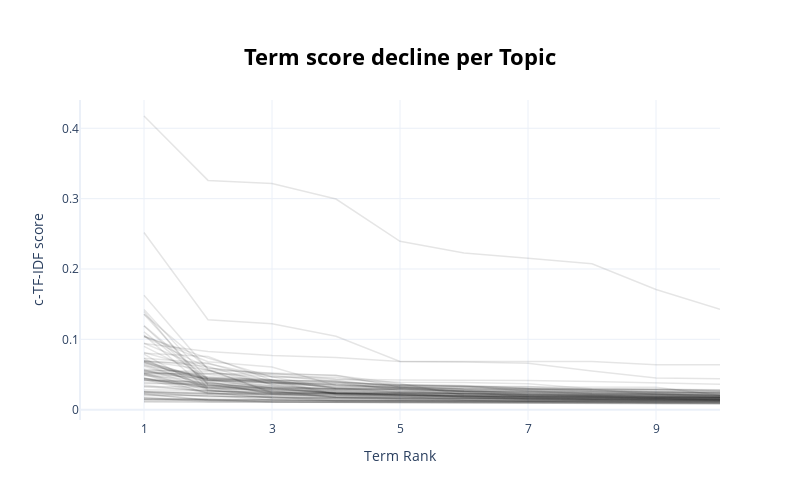

Notebook source saved alongside this figure:
### Markdown cell above
### Term-Term Matrix
To understand how terms contribute across topics, you can visualize the term-term matrix.

This visualization helps in understanding the ranking and distribution of terms across different topics.

### Code cell
topic_model.visualize_term_rank()

### Figure 1 — Plotly figure (JSON) as saved in the notebook; plotly's stock layout.template omitted (floating-point values rounded to 4 significant figures)
{"data": [{"hovertext": "<b>Topic -1</b>:the_to_of_and_is_in_that_it_for_yo", "line": {"color": "black", "width": 1.5}, "mode": "lines+lines", "name": "", "opacity": 0.1, "type": "scatter", "x": [1, 2, 3, 4, 5, 6, 7, 8, 9, 10], "y": [0.01115, 0.01089, 0.01065, 0.01033, 0.009778, 0.009438, 0.009391, 0.008909, 0.00874, 0.0085]}, {"hovertext": "<b>Topic 0</b>:game_he_team_the_was_in_10_play_yea", "line": {"color": "black", "width": 1.5}, "mode": "lines+lines", "name": "", "opacity": 0.1, "type": "scatter", "x": [1, 2, 3, 4, 5, 6, 7, 8, 9, 10], "y": [0.01448, 0.0134, 0.01105, 0.01053, 0.00967, 0.009268, 0.008593, 0.008462, 0.008341, 0.008082]}, {"hovertext": "<b>Topic 1</b>:jpeg_00_scsi_for_gif_card_image_wit", "line": {"color": "black", "width": 1.5}, "mode": "lines+lines", "name": "", "opacity": 0.1, "type": "scatter", "x": [1, 2, 3, 4, 5, 6, 7, 8, 9, 10], "y": [0.01508, 0.01485, 0.01078, 0.01043, 0.009349, 0.009061, 0.008953, 0.008926, 0.008682, 0.00864]}, {"hovertext": "<b>Topic 2</b>:the_of_and_were_in_they_armenian_wa", "line": {"color": "black", "width": 1.5}, "mode": "lines+lines", "name": "", "opacity": 0.1, "type": "scatter", "x": [1, 2, 3, 4, 5, 6, 7, 8, 9, 10], "y": [0.01421, 0.01378, 0.01284, 0.01237, 0.0121, 0.01191, 0.0117, 0.01145, 0.01036, 0.009684]}, {"hovertext": "<b>Topic 3</b>:god_of_that_is_the_not_to_and_he_in", "line": {"color": "black", "width": 1.5}, "mode": "lines+lines", "name": "", "opacity": 0.1, "type": "scatter", "x": [1, 2, 3, 4, 5, 6, 7, 8, 9, 10], "y": [0.01682, 0.01423, 0.01398, 0.01324, 0.01268, 0.0123, 0.0111, 0.01057, 0.01023, 0.01008]}, {"hovertext": "<b>Topic 4</b>:idjits_cheek_dancing_ditto_ken_why_", "line": {"color": "black", "width": 1.5}, "mode": "lines+lines", "name": "", "opacity": 0.1, "type": "scatter", "x": [1, 2, 3, 4, 5, 6, 7, 8, 9, 10], "y": [0.4175, 0.326, 0.3216, 0.2995, 0.2394, 0.2228, 0.2152, 0.2074, 0.1709, 0.1426]}, {"hovertext": "<b>Topic 5</b>:key_clipper_encryption_chip_be_to_t", "line": {"color": "black", "width": 1.5}, "mode": "lines+lines", "name": "", "opacity": 0.1, "type": "scatter", "x": [1, 2, 3, 4, 5, 6, 7, 8, 9, 10], "y": [0.01996, 0.01981, 0.01652, 0.0161, 0.01435, 0.01338, 0.01308, 0.01305, 0.01198, 0.01183]}, {"hovertext": "<b>Topic 6</b>:car_engine_bike_cars_miles_the_it_f", "line": {"color": "black", "width": 1.5}, "mode": "lines+lines", "name": "", "opacity": 0.1, "type": "scatter", "x": [1, 2, 3, 4, 5, 6, 7, 8, 9, 10], "y": [0.02181, 0.01415, 0.01375, 0.01287, 0.01253, 0.01192, 0.01175, 0.01073, 0.009704, 0.00942]}, {"hovertext": "<b>Topic 7</b>:insurance_you_the_and_in_that_it_is", "line": {"color": "black", "width": 1.5}, "mode": "lines+lines", "name": "", "opacity": 0.1, "type": "scatter", "x": [1, 2, 3, 4, 5, 6, 7, 8, 9, 10], "y": [0.017, 0.01127, 0.01122, 0.01066, 0.01063, 0.01049, 0.01046, 0.0103, 0.01026, 0.01022]}, {"hovertext": "<b>Topic 8</b>:window_server_for_mit_on_motif_and_", "line": {"color": "black", "width": 1.5}, "mode": "lines+lines", "name": "", "opacity": 0.1, "type": "scatter", "x": [1, 2, 3, 4, 5, 6, 7, 8, 9, 10], "y": [0.01131, 0.01095, 0.01005, 0.009975, 0.009764, 0.009727, 0.009466, 0.009329, 0.009178, 0.009035]}, {"hovertext": "<b>Topic 9</b>:space_the_mission_moon_of_orbit_to_", "line": {"color": "black", "width": 1.5}, "mode": "lines+lines", "name": "", "opacity": 0.1, "type": "scatter", "x": [1, 2, 3, 4, 5, 6, 7, 8, 9, 10], "y": [0.02274, 0.01307, 0.01154, 0.01122, 0.01112, 0.0111, 0.0105, 0.01041, 0.009855, 0.009638]}, {"hovertext": "<b>Topic 10</b>:fbi_batf_koresh_fire_they_the_was_", "line": {"color": "black", "width": 1.5}, "mode": "lines+lines", "name": "", "opacity": 0.1, "type": "scatter", "x": [1, 2, 3, 4, 5, 6, 7, 8, 9, 10], "y": [0.02566, 0.02242, 0.01682, 0.01677, 0.01584, 0.0157, 0.0151, 0.01327, 0.01284, 0.01273]}, {"hovertext": "<b>Topic 11</b>:window_widget_colormap_color_dpy_t", "line": {"color": "black", "width": 1.5}, "mode": "lines+lines", "name": "", "opacity": 0.1, "type": "scatter", "x": [1, 2, 3, 4, 5, 6, 7, 8, 9, 10], "y": [0.04549, 0.02453, 0.01713, 0.01488, 0.0145, 0.01338, 0.01284, 0.0128, 0.01196, 0.01168]}, {"hovertext": "<b>Topic 12</b>:gun_guns_militia_amendment_right_p", "line": {"color": "black", "width": 1.5}, "mode": "lines+lines", "name": "", "opacity": 0.1, "type": "scatter", "x": [1, 2, 3, 4, 5, 6, 7, 8, 9, 10], "y": [0.02527, 0.01855, 0.01828, 0.01494, 0.01378, 0.0136, 0.01349, 0.01325, 0.01308, 0.013]}, {"hovertext": "<b>Topic 13</b>:sex_gay_homosexual_men_that_you_se", "line": {"color": "black", "width": 1.5}, "mode": "lines+lines", "name": "", "opacity": 0.1, "type": "scatter", "x": [1, 2, 3, 4, 5, 6, 7, 8, 9, 10], "y": [0.0262, 0.02404, 0.01708, 0.01699, 0.01634, 0.01599, 0.01542, 0.01513, 0.01468, 0.01289]}, {"hovertext": "<b>Topic 14</b>:drive_disk_ide_drives_boot_control", "line": {"color": "black", "width": 1.5}, "mode": "lines+lines", "name": "", "opacity": 0.1, "type": "scatter", "x": [1, 2, 3, 4, 5, 6, 7, 8, 9, 10], "y": [0.07299, 0.02683, 0.02114, 0.02029, 0.01927, 0.01903, 0.01793, 0.01693, 0.01513, 0.01454]}, {"hovertext": "<b>Topic 15</b>:mail_address_please_me_email_wed_a", "line": {"color": "black", "width": 1.5}, "mode": "lines+lines", "name": "", "opacity": 0.1, "type": "scatter", "x": [1, 2, 3, 4, 5, 6, 7, 8, 9, 10], "y": [0.04429, 0.03801, 0.03081, 0.02815, 0.0254, 0.02537, 0.02321, 0.02196, 0.02159, 0.02158]}, {"hovertext": "<b>Topic 16</b>:entry_output_file_graphics_program", "line": {"color": "black", "width": 1.5}, "mode": "lines+lines", "name": "", "opacity": 0.1, "type": "scatter", "x": [1, 2, 3, 4, 5, 6, 7, 8, 9, 10], "y": [0.02359, 0.01901, 0.01791, 0.01278, 0.01266, 0.01259, 0.01213, 0.01152, 0.01127, 0.01127]}, {"hovertext": "<b>Topic 17</b>:migraine_sleep_thyroid_is_rutin_pa", "line": {"color": "black", "width": 1.5}, "mode": "lines+lines", "name": "", "opacity": 0.1, "type": "scatter", "x": [1, 2, 3, 4, 5, 6, 7, 8, 9, 10], "y": [0.0158, 0.01532, 0.01437, 0.01275, 0.01187, 0.01162, 0.0115, 0.01147, 0.01116, 0.01076]}, {"hovertext": "<b>Topic 18</b>:voltage_noise_to_at_you_with_the_s", "line": {"color": "black", "width": 1.5}, "mode": "lines+lines", "name": "", "opacity": 0.1, "type": "scatter", "x": [1, 2, 3, 4, 5, 6, 7, 8, 9, 10], "y": [0.02162, 0.02042, 0.01373, 0.01252, 0.01241, 0.01206, 0.012, 0.01134, 0.01102, 0.01076]}, {"hovertext": "<b>Topic 19</b>:printer_print_deskjet_hp_printers_", "line": {"color": "black", "width": 1.5}, "mode": "lines+lines", "name": "", "opacity": 0.1, "type": "scatter", "x": [1, 2, 3, 4, 5, 6, 7, 8, 9, 10], "y": [0.06761, 0.03838, 0.03461, 0.0266, 0.02538, 0.02299, 0.02162, 0.01956, 0.0178, 0.01651]}, {"hovertext": "<b>Topic 20</b>:moral_morality_hudson_is_that_soci", "line": {"color": "black", "width": 1.5}, "mode": "lines+lines", "name": "", "opacity": 0.1, "type": "scatter", "x": [1, 2, 3, 4, 5, 6, 7, 8, 9, 10], "y": [0.04976, 0.03091, 0.02612, 0.01732, 0.01701, 0.01686, 0.01584, 0.01478, 0.01459, 0.01368]}, {"hovertext": "<b>Topic 21</b>:amp_audio_asking_speakers_stereo_c", "line": {"color": "black", "width": 1.5}, "mode": "lines+lines", "name": "", "opacity": 0.1, "type": "scatter", "x": [1, 2, 3, 4, 5, 6, 7, 8, 9, 10], "y": [0.03485, 0.0255, 0.02483, 0.02388, 0.02202, 0.01956, 0.01706, 0.01676, 0.01647, 0.01576]}, {"hovertext": "<b>Topic 22</b>:modem_irq_port_serial_ports_dtr_ct", "line": {"color": "black", "width": 1.5}, "mode": "lines+lines", "name": "", "opacity": 0.1, "type": "scatter", "x": [1, 2, 3, 4, 5, 6, 7, 8, 9, 10], "y": [0.0437, 0.03441, 0.03236, 0.02968, 0.02736, 0.02213, 0.02134, 0.02028, 0.01861, 0.01804]}, {"hovertext": "<b>Topic 23</b>:fonts_font_truetype_tt_atm_windows", "line": {"color": "black", "width": 1.5}, "mode": "lines+lines", "name": "", "opacity": 0.1, "type": "scatter", "x": [1, 2, 3, 4, 5, 6, 7, 8, 9, 10], "y": [0.06976, 0.06145, 0.03534, 0.02838, 0.02809, 0.02595, 0.0182, 0.01528, 0.01463, 0.01395]}, {"hovertext": "<b>Topic 24</b>:den_p3_p2_p1_radius_polygon_line_p", "line": {"color": "black", "width": 1.5}, "mode": "lines+lines", "name": "", "opacity": 0.1, "type": "scatter", "x": [1, 2, 3, 4, 5, 6, 7, 8, 9, 10], "y": [0.05755, 0.05159, 0.05069, 0.0491, 0.03207, 0.02839, 0.02189, 0.02183, 0.02183, 0.02183]}, {"hovertext": "<b>Topic 25</b>:modem_modems_fax_courier_32bis_hst", "line": {"color": "black", "width": 1.5}, "mode": "lines+lines", "name": "", "opacity": 0.1, "type": "scatter", "x": [1, 2, 3, 4, 5, 6, 7, 8, 9, 10], "y": [0.06804, 0.04452, 0.03958, 0.03125, 0.02465, 0.02257, 0.019, 0.01885, 0.01688, 0.01614]}, {"hovertext": "<b>Topic 26</b>:that_of_discrimination_israel_is_t", "line": {"color": "black", "width": 1.5}, "mode": "lines+lines", "name": "", "opacity": 0.1, "type": "scatter", "x": [1, 2, 3, 4, 5, 6, 7, 8, 9, 10], "y": [0.01386, 0.01362, 0.01343, 0.01303, 0.01224, 0.0122, 0.01217, 0.01198, 0.01175, 0.01153]}, {"hovertext": "<b>Topic 27</b>:simms_simm_dram_memory_meg_wide_jh", "line": {"color": "black", "width": 1.5}, "mode": "lines+lines", "name": "", "opacity": 0.1, "type": "scatter", "x": [1, 2, 3, 4, 5, 6, 7, 8, 9, 10], "y": [0.1189, 0.03562, 0.03317, 0.02364, 0.02358, 0.02339, 0.02033, 0.01975, 0.01944, 0.0168]}, {"hovertext": "<b>Topic 28</b>:msg_food_chinese_aspartame_eat_foo", "line": {"color": "black", "width": 1.5}, "mode": "lines+lines", "name": "", "opacity": 0.1, "type": "scatter", "x": [1, 2, 3, 4, 5, 6, 7, 8, 9, 10], "y": [0.09439, 0.057, 0.02478, 0.02152, 0.0183, 0.01643, 0.01611, 0.01537, 0.01516, 0.01423]}, {"hovertext": "<b>Topic 29</b>:radar_detector_detectors_ka_car_is", "line": {"color": "black", "width": 1.5}, "mode": "lines+lines", "name": "", "opacity": 0.1, "type": "scatter", "x": [1, 2, 3, 4, 5, 6, 7, 8, 9, 10], "y": [0.06571, 0.04294, 0.03104, 0.02309, 0.0186, 0.01394, 0.01368, 0.01259, 0.01257, 0.01234]}, {"hovertext": "<b>Topic 30</b>:windows_memory_swap_emm386_running", "line": {"color": "black", "width": 1.5}, "mode": "lines+lines", "name": "", "opacity": 0.1, "type": "scatter", "x": [1, 2, 3, 4, 5, 6, 7, 8, 9, 10], "y": [0.05694, 0.03181, 0.01904, 0.01685, 0.01661, 0.01643, 0.01411, 0.01364, 0.01342, 0.01308]}, {"hovertext": "<b>Topic 31</b>:duo_problem_apple_system_battery_m", "line": {"color": "black", "width": 1.5}, "mode": "lines+lines", "name": "", "opacity": 0.1, "type": "scatter", "x": [1, 2, 3, 4, 5, 6, 7, 8, 9, 10], "y": [0.06427, 0.03304, 0.03014, 0.02302, 0.02237, 0.02027, 0.0191, 0.01706, 0.01701, 0.01655]}, {"hovertext": "<b>Topic 32</b>:drugs_drug_cocaine_graders_marijua", "line": {"color": "black", "width": 1.5}, "mode": "lines+lines", "name": "", "opacity": 0.1, "type": "scatter", "x": [1, 2, 3, 4, 5, 6, 7, 8, 9, 10], "y": [0.06999, 0.04188, 0.03081, 0.02291, 0.02111, 0.02004, 0.01861, 0.01847, 0.01693, 0.01533]}, {"hovertext": "<b>Topic 33</b>:paint_wax_plastic_car_acetone_coat", "line": {"color": "black", "width": 1.5}, "mode": "lines+lines", "name": "", "opacity": 0.1, "type": "scatter", "x": [1, 2, 3, 4, 5, 6, 7, 8, 9, 10], "y": [0.03868, 0.03462, 0.02806, 0.02415, 0.0234, 0.02296, 0.02258, 0.02053, 0.01976, 0.01901]}, {"hovertext": "<b>Topic 34</b>:mary_her_she_bernadette_was_priest", "line": {"color": "black", "width": 1.5}, "mode": "lines+lines", "name": "", "opacity": 0.1, "type": "scatter", "x": [1, 2, 3, 4, 5, 6, 7, 8, 9, 10], "y": [0.06822, 0.04299, 0.04175, 0.02231, 0.02194, 0.01855, 0.01809, 0.01756, 0.01704, 0.0166]}, {"hovertext": "<b>Topic 35</b>:dialing_phone_tone_wires_line_wall", "line": {"color": "black", "width": 1.5}, "mode": "lines+lines", "name": "", "opacity": 0.1, "type": "scatter", "x": [1, 2, 3, 4, 5, 6, 7, 8, 9, 10], "y": [0.05421, 0.04659, 0.04257, 0.0293, 0.02904, 0.02532, 0.02506, 0.02467, 0.02436, 0.02322]}, {"hovertext": "<b>Topic 36</b>:diesel_diesels_emissions_cleaner_s", "line": {"color": "black", "width": 1.5}, "mode": "lines+lines", "name": "", "opacity": 0.1, "type": "scatter", "x": [1, 2, 3, 4, 5, 6, 7, 8, 9, 10], "y": [0.03718, 0.03678, 0.02309, 0.02295, 0.02099, 0.01864, 0.01834, 0.01814, 0.01656, 0.01416]}, {"hovertext": "<b>Topic 37</b>:yeast_candida_vaginal_infections_s", "line": {"color": "black", "width": 1.5}, "mode": "lines+lines", "name": "", "opacity": 0.1, "type": "scatter", "x": [1, 2, 3, 4, 5, 6, 7, 8, 9, 10], "y": [0.04113, 0.04026, 0.02201, 0.01905, 0.01893, 0.01893, 0.01847, 0.01834, 0.0172, 0.01692]}, {"hovertext": "<b>Topic 38</b>:water_plants_cooling_steam_nuclear", "line": {"color": "black", "width": 1.5}, "mode": "lines+lines", "name": "", "opacity": 0.1, "type": "scatter", "x": [1, 2, 3, 4, 5, 6, 7, 8, 9, 10], "y": [0.06273, 0.04653, 0.03875, 0.03673, 0.03031, 0.02713, 0.02713, 0.02468, 0.02243, 0.01972]}, {"hovertext": "<b>Topic 39</b>:larson_theory_science_universe_of_", "line": {"color": "black", "width": 1.5}, "mode": "lines+lines", "name": "", "opacity": 0.1, "type": "scatter", "x": [1, 2, 3, 4, 5, 6, 7, 8, 9, 10], "y": [0.03259, 0.02682, 0.02316, 0.02298, 0.02092, 0.01754, 0.01405, 0.01351, 0.0135, 0.01346]}, {"hovertext": "<b>Topic 40</b>:voice_speech_samples_dsp_sample_in", "line": {"color": "black", "width": 1.5}, "mode": "lines+lines", "name": "", "opacity": 0.1, "type": "scatter", "x": [1, 2, 3, 4, 5, 6, 7, 8, 9, 10], "y": [0.02819, 0.02725, 0.02403, 0.02345, 0.02207, 0.02158, 0.02117, 0.02109, 0.01849, 0.01725]}, {"hovertext": "<b>Topic 41</b>:com_edu_sco_newsgroup_biz_cs_newsg", "line": {"color": "black", "width": 1.5}, "mode": "lines+lines", "name": "", "opacity": 0.1, "type": "scatter", "x": [1, 2, 3, 4, 5, 6, 7, 8, 9, 10], "y": [0.07318, 0.0662, 0.03958, 0.02137, 0.02105, 0.02079, 0.01662, 0.0166, 0.01545, 0.01384]}, {"hovertext": "<b>Topic 42</b>:bolick_contains_maddi_frank_hausma", "line": {"color": "black", "width": 1.5}, "mode": "lines+lines", "name": "", "opacity": 0.1, "type": "scatter", "x": [1, 2, 3, 4, 5, 6, 7, 8, 9, 10], "y": [0.04179, 0.03834, 0.02866, 0.02699, 0.02388, 0.02292, 0.02266, 0.0218, 0.02012, 0.02001]}, {"hovertext": "<b>Topic 43</b>:clutch_gear_auto_gears_transmissio", "line": {"color": "black", "width": 1.5}, "mode": "lines+lines", "name": "", "opacity": 0.1, "type": "scatter", "x": [1, 2, 3, 4, 5, 6, 7, 8, 9, 10], "y": [0.03297, 0.03183, 0.03129, 0.03051, 0.03005, 0.02942, 0.02857, 0.02706, 0.02452, 0.02384]}, {"hovertext": "<b>Topic 44</b>:test_opamps_coates_characterizatio", "line": {"color": "black", "width": 1.5}, "mode": "lines+lines", "name": "", "opacity": 0.1, "type": "scatter", "x": [1, 2, 3, 4, 5, 6, 7, 8, 9, 10], "y": [0.2519, 0.1278, 0.1222, 0.1044, 0.06863, 0.06863, 0.06863, 0.06863, 0.06388, 0.06388]}, {"hovertext": "<b>Topic 45</b>:tickets_ticket_voucher_hotel_vacat", "line": {"color": "black", "width": 1.5}, "mode": "lines+lines", "name": "", "opacity": 0.1, "type": "scatter", "x": [1, 2, 3, 4, 5, 6, 7, 8, 9, 10], "y": [0.05206, 0.05146, 0.04667, 0.04625, 0.03528, 0.03411, 0.02621, 0.02575, 0.02485, 0.02358]}, {"hovertext": "<b>Topic 46</b>:rw_uvesa31_21525_zip_location_ftp_", "line": {"color": "black", "width": 1.5}, "mode": "lines+lines", "name": "", "opacity": 0.1, "type": "scatter", "x": [1, 2, 3, 4, 5, 6, 7, 8, 9, 10], "y": [0.09416, 0.08255, 0.07702, 0.0743, 0.0685, 0.06794, 0.06602, 0.05483, 0.04514, 0.044]}, {"hovertext": "<b>Topic 47</b>:keycode_key_numlock_keys_map_xterm", "line": {"color": "black", "width": 1.5}, "mode": "lines+lines", "name": "", "opacity": 0.1, "type": "scatter", "x": [1, 2, 3, 4, 5, 6, 7, 8, 9, 10], "y": [0.06859, 0.06517, 0.04665, 0.04248, 0.03908, 0.03862, 0.03679, 0.0298, 0.02861, 0.02786]}, {"hovertext": "<b>Topic 48</b>:ini_windows_files_file_program_sps", "line": {"color": "black", "width": 1.5}, "mode": "lines+lines", "name": "", "opacity": 0.1, "type": "scatter", "x": [1, 2, 3, 4, 5, 6, 7, 8, 9, 10], "y": [0.06652, 0.04161, 0.03733, 0.03464, 0.03405, 0.02949, 0.02887, 0.02822, 0.02531, 0.02523]}, {"hovertext": "<b>Topic 49</b>:countersteering_rider_bike_mjs_tec", "line": {"color": "black", "width": 1.5}, "mode": "lines+lines", "name": "", "opacity": 0.1, "type": "scatter", "x": [1, 2, 3, 4, 5, 6, 7, 8, 9, 10], "y": [0.04989, 0.02336, 0.02289, 0.02164, 0.02163, 0.02149, 0.02133, 0.02049, 0.02034, 0.01882]}, {"hovertext": "<b>Topic 50</b>:battery_batteries_concrete_dischar", "line": {"color": "black", "width": 1.5}, "mode": "lines+lines", "name": "", "opacity": 0.1, "type": "scatter", "x": [1, 2, 3, 4, 5, 6, 7, 8, 9, 10], "y": [0.1041, 0.07332, 0.04666, 0.03021, 0.02869, 0.0266, 0.02078, 0.01884, 0.01826, 0.01806]}, {"hovertext": "<b>Topic 51</b>:marriage_married_marry_ceremony_wi", "line": {"color": "black", "width": 1.5}, "mode": "lines+lines", "name": "", "opacity": 0.1, "type": "scatter", "x": [1, 2, 3, 4, 5, 6, 7, 8, 9, 10], "y": [0.07909, 0.02804, 0.0216, 0.02074, 0.01592, 0.01545, 0.01521, 0.0147, 0.01458, 0.014]}, {"hovertext": "<b>Topic 52</b>:ghostscript_postscript_ghostview_p", "line": {"color": "black", "width": 1.5}, "mode": "lines+lines", "name": "", "opacity": 0.1, "type": "scatter", "x": [1, 2, 3, 4, 5, 6, 7, 8, 9, 10], "y": [0.1048, 0.06824, 0.0608, 0.0345, 0.03266, 0.02525, 0.02457, 0.02257, 0.02085, 0.02006]}, {"hovertext": "<b>Topic 53</b>:dog_dogs_my_me_bike_chase_bikers_t", "line": {"color": "black", "width": 1.5}, "mode": "lines+lines", "name": "", "opacity": 0.1, "type": "scatter", "x": [1, 2, 3, 4, 5, 6, 7, 8, 9, 10], "y": [0.1358, 0.03565, 0.02433, 0.02416, 0.02389, 0.01878, 0.01633, 0.01497, 0.01462, 0.01451]}, {"hovertext": "<b>Topic 54</b>:fan_cpu_heat_fans_sink_computation", "line": {"color": "black", "width": 1.5}, "mode": "lines+lines", "name": "", "opacity": 0.1, "type": "scatter", "x": [1, 2, 3, 4, 5, 6, 7, 8, 9, 10], "y": [0.06952, 0.0561, 0.05212, 0.04851, 0.03732, 0.02043, 0.01956, 0.01864, 0.0179, 0.01692]}, {"hovertext": "<b>Topic 55</b>:xv_image_24bit_it_vue_8bit_clip_is", "line": {"color": "black", "width": 1.5}, "mode": "lines+lines", "name": "", "opacity": 0.1, "type": "scatter", "x": [1, 2, 3, 4, 5, 6, 7, 8, 9, 10], "y": [0.106, 0.02806, 0.01787, 0.01735, 0.01675, 0.0163, 0.01623, 0.01563, 0.01539, 0.0152]}, {"hovertext": "<b>Topic 56</b>:kirlian_photography_leaf_object_kr", "line": {"color": "black", "width": 1.5}, "mode": "lines+lines", "name": "", "opacity": 0.1, "type": "scatter", "x": [1, 2, 3, 4, 5, 6, 7, 8, 9, 10], "y": [0.08019, 0.07547, 0.04178, 0.04096, 0.03174, 0.03166, 0.02876, 0.02614, 0.02516, 0.02433]}, {"hovertext": "<b>Topic 57</b>:chip_fuse_barcode_chips_code_lihan", "line": {"color": "black", "width": 1.5}, "mode": "lines+lines", "name": "", "opacity": 0.1, "type": "scatter", "x": [1, 2, 3, 4, 5, 6, 7, 8, 9, 10], "y": [0.04483, 0.03113, 0.02967, 0.02907, 0.02554, 0.02299, 0.02299, 0.02081, 0.0202, 0.01989]}, {"hovertext": "<b>Topic 58</b>:president_jobs_we_secretary_mr_ste", "line": {"color": "black", "width": 1.5}, "mode": "lines+lines", "name": "", "opacity": 0.1, "type": "scatter", "x": [1, 2, 3, 4, 5, 6, 7, 8, 9, 10], "y": [0.02597, 0.02191, 0.02141, 0.01995, 0.01994, 0.01968, 0.01523, 0.01508, 0.01506, 0.01504]}, {"hovertext": "<b>Topic 59</b>:him_he_me_weick_truck_told_had_dea", "line": {"color": "black", "width": 1.5}, "mode": "lines+lines", "name": "", "opacity": 0.1, "type": "scatter", "x": [1, 2, 3, 4, 5, 6, 7, 8, 9, 10], "y": [0.02413, 0.02338, 0.02085, 0.01841, 0.01769, 0.01716, 0.01677, 0.01667, 0.01657, 0.01647]}, {"hovertext": "<b>Topic 60</b>:phd_meteorologist_energy_atmospher", "line": {"color": "black", "width": 1.5}, "mode": "lines+lines", "name": "", "opacity": 0.1, "type": "scatter", "x": [1, 2, 3, 4, 5, 6, 7, 8, 9, 10], "y": [0.04271, 0.02307, 0.0227, 0.02228, 0.01973, 0.01945, 0.01898, 0.01842, 0.0165, 0.01486]}, {"hovertext": "<b>Topic 61</b>:mouse_trackball_mice_ball_rollers_", "line": {"color": "black", "width": 1.5}, "mode": "lines+lines", "name": "", "opacity": 0.1, "type": "scatter", "x": [1, 2, 3, 4, 5, 6, 7, 8, 9, 10], "y": [0.1395, 0.02944, 0.02699, 0.02672, 0.02423, 0.02382, 0.02097, 0.01989, 0.0192, 0.01774]}, {"hovertext": "<b>Topic 62</b>:openwindows_motif_xview_usr_x11_ol", "line": {"color": "black", "width": 1.5}, "mode": "lines+lines", "name": "", "opacity": 0.1, "type": "scatter", "x": [1, 2, 3, 4, 5, 6, 7, 8, 9, 10], "y": [0.05219, 0.02644, 0.02502, 0.02339, 0.02075, 0.01975, 0.0197, 0.01969, 0.01892, 0.01834]}, {"hovertext": "<b>Topic 63</b>:copy_protection_program_pirates_so", "line": {"color": "black", "width": 1.5}, "mode": "lines+lines", "name": "", "opacity": 0.1, "type": "scatter", "x": [1, 2, 3, 4, 5, 6, 7, 8, 9, 10], "y": [0.05108, 0.03448, 0.02568, 0.02471, 0.02068, 0.01766, 0.0152, 0.01501, 0.01397, 0.01367]}, {"hovertext": "<b>Topic 64</b>:government_libertarians_libertaria", "line": {"color": "black", "width": 1.5}, "mode": "lines+lines", "name": "", "opacity": 0.1, "type": "scatter", "x": [1, 2, 3, 4, 5, 6, 7, 8, 9, 10], "y": [0.04267, 0.03236, 0.0269, 0.01774, 0.01569, 0.01566, 0.01508, 0.01413, 0.01336, 0.01224]}, {"hovertext": "<b>Topic 65</b>:sound_soundbase_wav_speaker_driver", "line": {"color": "black", "width": 1.5}, "mode": "lines+lines", "name": "", "opacity": 0.1, "type": "scatter", "x": [1, 2, 3, 4, 5, 6, 7, 8, 9, 10], "y": [0.1196, 0.04259, 0.03785, 0.03586, 0.03063, 0.02623, 0.02502, 0.02231, 0.02206, 0.01987]}, {"hovertext": "<b>Topic 66</b>:bmw_list_message_miles_r80_oil_bik", "line": {"color": "black", "width": 1.5}, "mode": "lines+lines", "name": "", "opacity": 0.1, "type": "scatter", "x": [1, 2, 3, 4, 5, 6, 7, 8, 9, 10], "y": [0.1106, 0.03845, 0.02869, 0.02392, 0.02381, 0.02183, 0.01977, 0.01903, 0.01869, 0.01838]}, {"hovertext": "<b>Topic 67</b>:ax_max_g9v_pl_b8f_34u_3t_a86_1d9_1", "line": {"color": "black", "width": 1.5}, "mode": "lines+lines", "name": "", "opacity": 0.1, "type": "scatter", "x": [1, 2, 3, 4, 5, 6, 7, 8, 9, 10], "y": [0.1626, 0.05704, 0.0235, 0.01754, 0.0153, 0.01356, 0.01191, 0.01186, 0.0118, 0.01171]}, {"hovertext": "<b>Topic 68</b>:monitor_turn_electricity_computer_", "line": {"color": "black", "width": 1.5}, "mode": "lines+lines", "name": "", "opacity": 0.1, "type": "scatter", "x": [1, 2, 3, 4, 5, 6, 7, 8, 9, 10], "y": [0.05342, 0.04403, 0.0337, 0.02994, 0.02954, 0.02673, 0.02397, 0.02348, 0.02313, 0.01991]}, {"hovertext": "<b>Topic 69</b>:easter_pagan_goddess_paganism_bede", "line": {"color": "black", "width": 1.5}, "mode": "lines+lines", "name": "", "opacity": 0.1, "type": "scatter", "x": [1, 2, 3, 4, 5, 6, 7, 8, 9, 10], "y": [0.04421, 0.02999, 0.02865, 0.02537, 0.02064, 0.01819, 0.0174, 0.0171, 0.0167, 0.01633]}, {"hovertext": "<b>Topic 70</b>:eye_prk_cornea_vision_laser_rk_eye", "line": {"color": "black", "width": 1.5}, "mode": "lines+lines", "name": "", "opacity": 0.1, "type": "scatter", "x": [1, 2, 3, 4, 5, 6, 7, 8, 9, 10], "y": [0.05163, 0.05011, 0.04023, 0.03484, 0.03152, 0.03096, 0.02993, 0.02827, 0.02826, 0.02653]}, {"hovertext": "<b>Topic 71</b>:vitamin_kidney_magnesium_pms_b6_st", "line": {"color": "black", "width": 1.5}, "mode": "lines+lines", "name": "", "opacity": 0.1, "type": "scatter", "x": [1, 2, 3, 4, 5, 6, 7, 8, 9, 10], "y": [0.04849, 0.04155, 0.04089, 0.03904, 0.03549, 0.03299, 0.03241, 0.03208, 0.03179, 0.02066]}, {"hovertext": "<b>Topic 72</b>:lens_camera_nikon_zoom_flash_lense", "line": {"color": "black", "width": 1.5}, "mode": "lines+lines", "name": "", "opacity": 0.1, "type": "scatter", "x": [1, 2, 3, 4, 5, 6, 7, 8, 9, 10], "y": [0.1359, 0.05881, 0.05147, 0.04377, 0.04217, 0.04203, 0.04162, 0.04003, 0.03777, 0.03609]}, {"hovertext": "<b>Topic 73</b>:ks_books_book_mark_bookstore_autho", "line": {"color": "black", "width": 1.5}, "mode": "lines+lines", "name": "", "opacity": 0.1, "type": "scatter", "x": [1, 2, 3, 4, 5, 6, 7, 8, 9, 10], "y": [0.06182, 0.03516, 0.03077, 0.0293, 0.02908, 0.02668, 0.02643, 0.0226, 0.02188, 0.02098]}, {"hovertext": "<b>Topic 74</b>:uv_blue_leds_bulb_light_bulbs_led_", "line": {"color": "black", "width": 1.5}, "mode": "lines+lines", "name": "", "opacity": 0.1, "type": "scatter", "x": [1, 2, 3, 4, 5, 6, 7, 8, 9, 10], "y": [0.08116, 0.05588, 0.03621, 0.03264, 0.03254, 0.02937, 0.02911, 0.02882, 0.02168, 0.01762]}, {"hovertext": "<b>Topic 75</b>:revolver_semi_auto_gun_safety_gloc", "line": {"color": "black", "width": 1.5}, "mode": "lines+lines", "name": "", "opacity": 0.1, "type": "scatter", "x": [1, 2, 3, 4, 5, 6, 7, 8, 9, 10], "y": [0.05588, 0.05449, 0.04178, 0.03095, 0.0309, 0.02688, 0.02671, 0.02338, 0.02308, 0.02216]}, {"hovertext": "<b>Topic 76</b>:drain_leaks_oil_13mm_problem_taill", "line": {"color": "black", "width": 1.5}, "mode": "lines+lines", "name": "", "opacity": 0.1, "type": "scatter", "x": [1, 2, 3, 4, 5, 6, 7, 8, 9, 10], "y": [0.05504, 0.04138, 0.03793, 0.03588, 0.03466, 0.03309, 0.03061, 0.02927, 0.0289, 0.02682]}, {"hovertext": "<b>Topic 77</b>:lock_kryptonite_cable_locks_bicycl", "line": {"color": "black", "width": 1.5}, "mode": "lines+lines", "name": "", "opacity": 0.1, "type": "scatter", "x": [1, 2, 3, 4, 5, 6, 7, 8, 9, 10], "y": [0.1038, 0.05942, 0.0488, 0.03969, 0.02693, 0.02604, 0.02574, 0.02441, 0.02353, 0.02138]}, {"hovertext": "<b>Topic 78</b>:room_near_kitchen_sublet_living_be", "line": {"color": "black", "width": 1.5}, "mode": "lines+lines", "name": "", "opacity": 0.1, "type": "scatter", "x": [1, 2, 3, 4, 5, 6, 7, 8, 9, 10], "y": [0.05588, 0.04492, 0.04245, 0.03919, 0.03414, 0.03275, 0.03007, 0.0297, 0.02965, 0.02822]}, {"hovertext": "<b>Topic 79</b>:w4wg_lan_mail_workgroups_network_v", "line": {"color": "black", "width": 1.5}, "mode": "lines+lines", "name": "", "opacity": 0.1, "type": "scatter", "x": [1, 2, 3, 4, 5, 6, 7, 8, 9, 10], "y": [0.0899, 0.04457, 0.03824, 0.03267, 0.03122, 0.02901, 0.02686, 0.02585, 0.02557, 0.02462]}, {"hovertext": "<b>Topic 80</b>:8051_eprom_hc11_signetics_microcon", "line": {"color": "black", "width": 1.5}, "mode": "lines+lines", "name": "", "opacity": 0.1, "type": "scatter", "x": [1, 2, 3, 4, 5, 6, 7, 8, 9, 10], "y": [0.1423, 0.04343, 0.03913, 0.03811, 0.03545, 0.03454, 0.03027, 0.02695, 0.02608, 0.02332]}, {"hovertext": "<b>Topic 81</b>:creed_father_son_spirit_coptic_ort", "line": {"color": "black", "width": 1.5}, "mode": "lines+lines", "name": "", "opacity": 0.1, "type": "scatter", "x": [1, 2, 3, 4, 5, 6, 7, 8, 9, 10], "y": [0.05084, 0.04423, 0.04163, 0.04086, 0.03369, 0.03357, 0.03286, 0.02842, 0.02712, 0.02628]}], "layout": {"height": 500, "hoverlabel": {"bgcolor": "white", "font": {"family": "Rockwell", "size": 16}}, "showlegend": false, "title": {"font": {"color": "Black", "size": 22}, "text": "<b>Term score decline per Topic</b>", "x": 0.5, "xanchor": "center", "y": 0.9, "yanchor": "top"}, "width": 800, "xaxis": {"dtick": 2, "range": [0, 10], "tick0": 1, "title": {"text": "Term Rank"}, "type": "linear"}, "yaxis": {"autorange": true, "range": [-0.01466, 0.4402], "title": {"text": "c-TF-IDF score"}, "type": "linear"}}}
